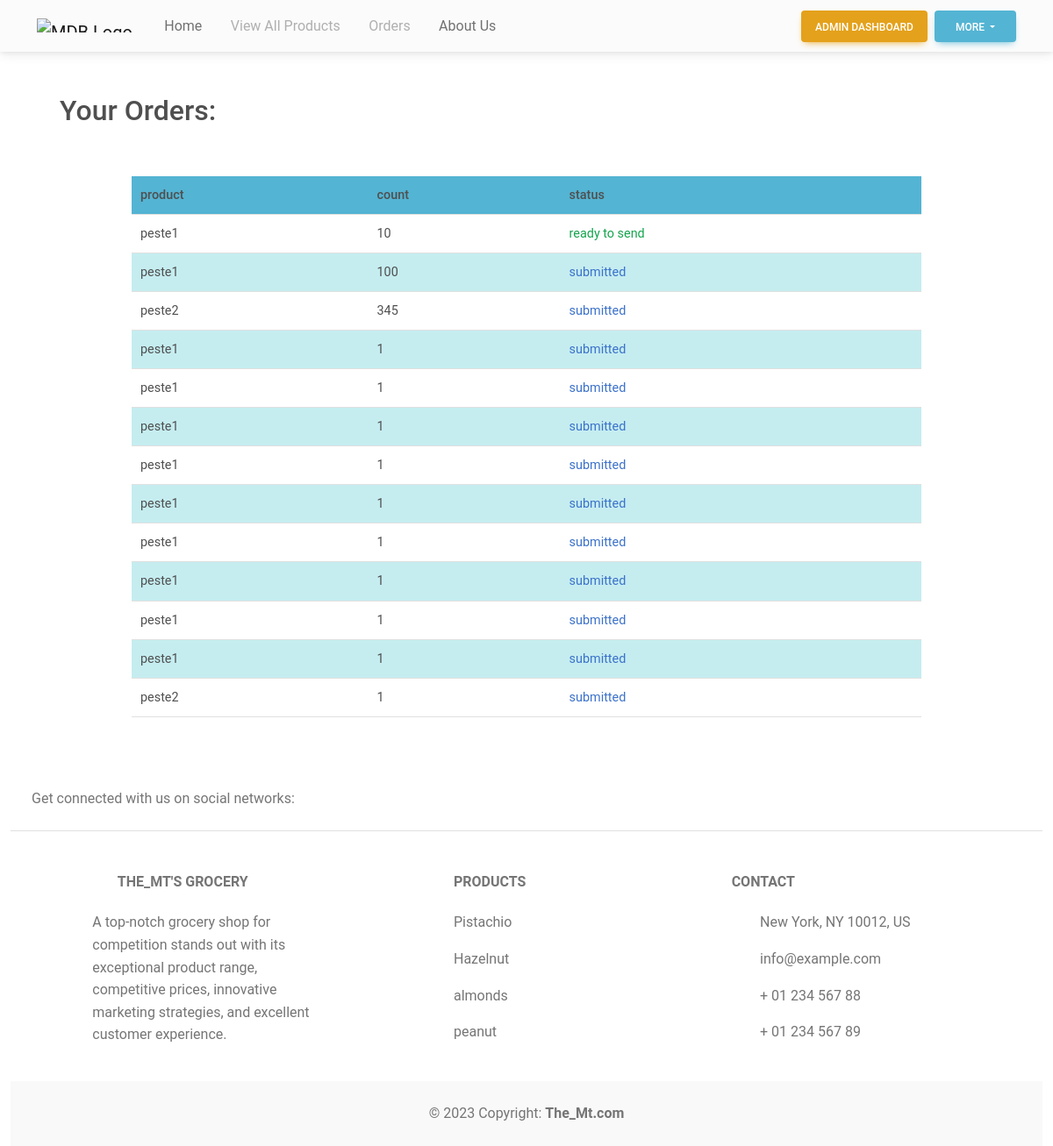
The app's page /userOrderList/ (signed in), older data.
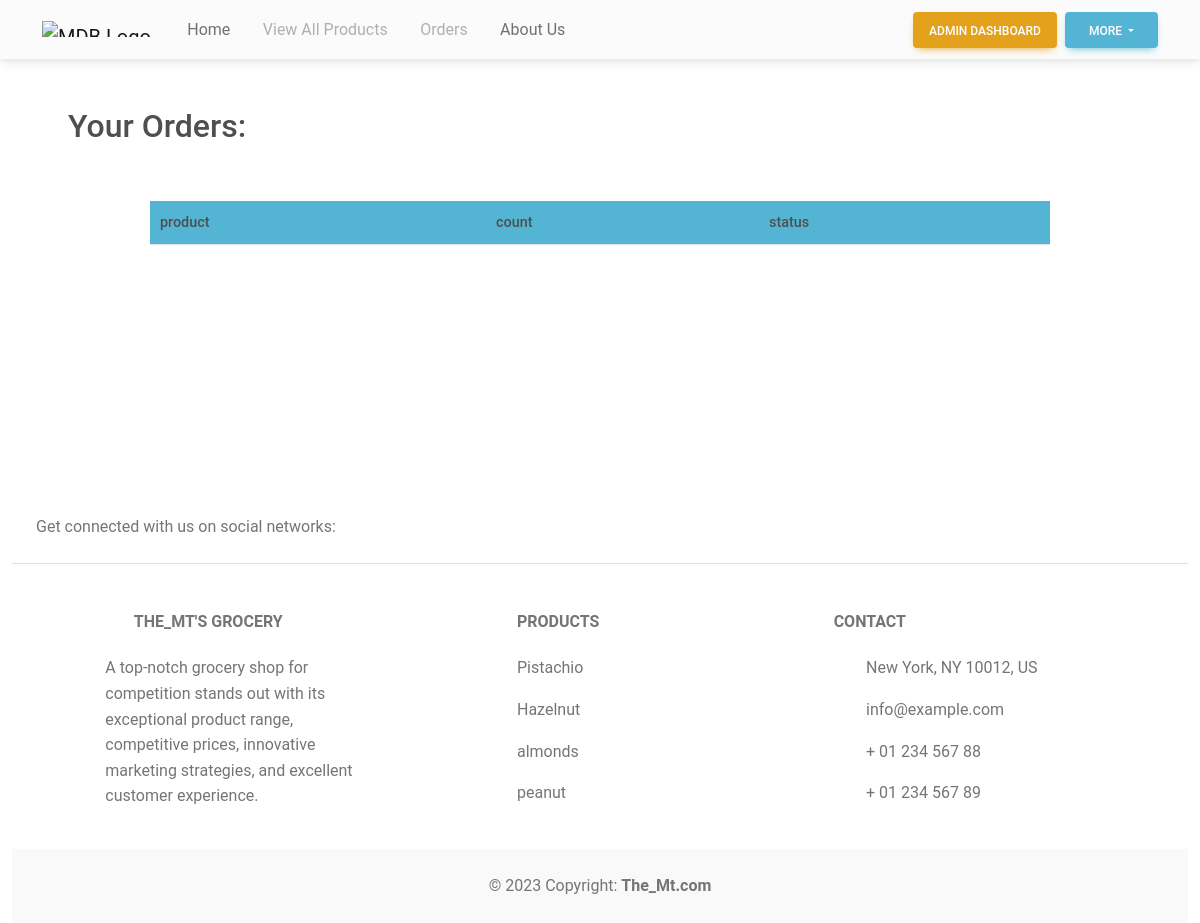
The same page, newer data.
### shop/models.py (models this page shows, shortened)
class Order(models.Model):
    user = models.ForeignKey(CustomUser, on_delete=models.CASCADE,default='')
    product = models.ForeignKey(InventoryProduct, on_delete=models.CASCADE,default='')
    quantity = models.PositiveIntegerField(blank=False, null=False, default=0)
    SUBMITTED = 'submitted'
    READY_TO_SEND = 'ready to send'
    STATUS_CHOICES = [(SUBMITTED, 'submitted'),
        (READY_TO_SEND, 'ready to send'),]
    status = models.CharField(max_length=50, choices=STATUS_CHOICES, default=SUBMITTED)

class InventoryProduct(models.Model):
    productId = models.ForeignKey(Product, on_delete=models.CASCADE, verbose_name="Product Name")
    inventoryId = models.ForeignKey(Inventory, on_delete=models.CASCADE, verbose_name="Inventory City")
    quantity = models.IntegerField()

class Product(models.Model):
    name = models.CharField(max_length=200)
    price = models.CharField(max_length=200)
    quantity = models.PositiveIntegerField(verbose_name="Quantity in Kg")
    pType = models.ForeignKey(ProductVariation, on_delete=models.CASCADE, verbose_name="Category Name")
    cityId = models.ForeignKey(City, on_delete=models.CASCADE, verbose_name="City Name")
    image = models.ForeignKey(Image, on_delete=models.CASCADE,default='')

### shop/views.py (the view)
# urls.py: path('userOrderList/', UserOrderList.as_view(), name='userOrderList'),
class UserOrderList(LoginRequiredMixin, ListView):
    model = Order
    template_name= 'userOrderList.html'
    def get_queryset(self):
        return Order.objects.filter(user=self.request.user)

### templates/userOrderList.html
{% extends 'base.html' %} {% load static %}
{% block cssLinks %}
<link rel="stylesheet" href="{% static 'css/userOrderList.css' %}">
{% endblock cssLinks %}
{% block content %}
<section class="userOrderList mb-5">
  <div class="container-fluid">
    <h2 class="text-capitalize w-75 m-5 px-2">your orders:</h2>
    <div class="row">
      <table class="w-75 mx-auto my-2 rounded-5 table table-hover">
        <thead class="bg-info">
            <tr>
                <th>product</th>
                <th>count</th>
                <th>status</th>
            </tr>
        </thead>
        <tbody>
            {% for o in object_list %}
            <tr class="">
              <td>{{ o.product.productId.name }}</td>
              <td>{{ o.quantity }}</td>
              <td class="{% if o.status == "submitted" %} text-primary {% else %}text-success{% endif %}">{{ o.status }}</td>
            </tr>
          {% endfor %}
        </tbody>
      </table>
  </div>
  </div>
</section>
{% endblock content %}

Row changes from the older to the newer data that the page shows:
removed Order: product.productId.name "peste1", quantity "10", status "ready to send"
removed Order: product.productId.name "peste1", quantity "100", status "submitted"
removed Order: product.productId.name "peste2", quantity "345", status "submitted"
removed Order: product.productId.name "peste1", quantity "1", status "submitted"
removed Order: product.productId.name "peste1", quantity "1", status "submitted"
removed Order: product.productId.name "peste1", quantity "1", status "submitted"
removed Order: product.productId.name "peste1", quantity "1", status "submitted"
removed Order: product.productId.name "peste1", quantity "1", status "submitted"
removed Order: product.productId.name "peste1", quantity "1", status "submitted"
removed Order: product.productId.name "peste1", quantity "1", status "submitted"
removed Order: product.productId.name "peste1", quantity "1", status "submitted"
removed Order: product.productId.name "peste1", quantity "1", status "submitted"
removed Order: product.productId.name "peste2", quantity "1", status "submitted"
